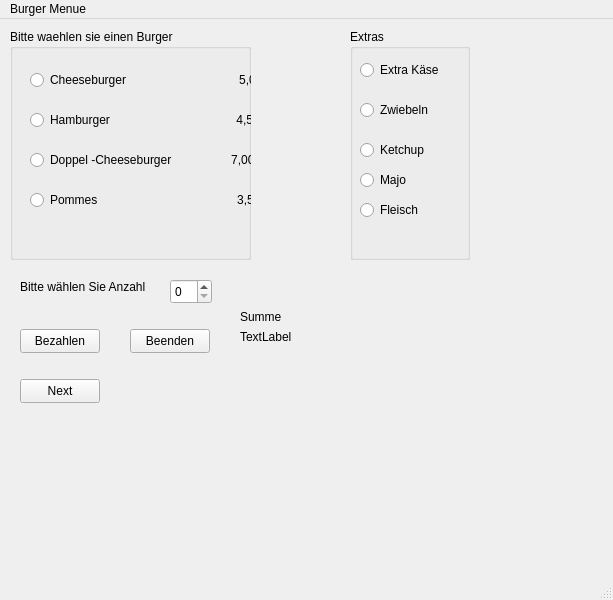
<?xml version="1.0" encoding="UTF-8"?>
<ui version="4.0">
 <class>MainWindow</class>
 <widget class="QMainWindow" name="MainWindow">
  <property name="geometry">
   <rect>
    <x>0</x>
    <y>0</y>
    <width>613</width>
    <height>600</height>
   </rect>
  </property>
  <property name="windowTitle">
   <string>MainWindow</string>
  </property>
  <widget class="QWidget" name="centralwidget">
   <widget class="QPushButton" name="Beenden">
    <property name="geometry">
     <rect>
      <x>130</x>
      <y>310</y>
      <width>80</width>
      <height>24</height>
     </rect>
    </property>
    <property name="text">
     <string>Beenden</string>
    </property>
   </widget>
   <widget class="QPushButton" name="pushButton">
    <property name="geometry">
     <rect>
      <x>20</x>
      <y>310</y>
      <width>80</width>
      <height>24</height>
     </rect>
    </property>
    <property name="text">
     <string>Bezahlen</string>
    </property>
   </widget>
   <widget class="QSpinBox" name="spinBox">
    <property name="geometry">
     <rect>
      <x>170</x>
      <y>260</y>
      <width>42</width>
      <height>25</height>
     </rect>
    </property>
   </widget>
   <widget class="QLabel" name="label_5">
    <property name="geometry">
     <rect>
      <x>240</x>
      <y>310</y>
      <width>301</width>
      <height>16</height>
     </rect>
    </property>
    <property name="text">
     <string>TextLabel</string>
    </property>
   </widget>
   <widget class="QLabel" name="label_2">
    <property name="geometry">
     <rect>
      <x>20</x>
      <y>260</y>
      <width>141</width>
      <height>16</height>
     </rect>
    </property>
    <property name="text">
     <string>Bitte wählen Sie Anzahl</string>
    </property>
   </widget>
   <widget class="QLabel" name="label_4">
    <property name="geometry">
     <rect>
      <x>240</x>
      <y>290</y>
      <width>61</width>
      <height>16</height>
     </rect>
    </property>
    <property name="text">
     <string>Summe</string>
    </property>
   </widget>
   <widget class="QGroupBox" name="groupBox">
    <property name="geometry">
     <rect>
      <x>10</x>
      <y>10</y>
      <width>241</width>
      <height>231</height>
     </rect>
    </property>
    <property name="title">
     <string>Bitte waehlen sie einen Burger </string>
    </property>
    <widget class="QRadioButton" name="radioButton">
     <property name="geometry">
      <rect>
       <x>20</x>
       <y>40</y>
       <width>221</width>
       <height>22</height>
      </rect>
     </property>
     <property name="text">
      <string>Cheeseburger                                  5,00</string>
     </property>
    </widget>
    <widget class="QRadioButton" name="radioButton_2">
     <property name="geometry">
      <rect>
       <x>20</x>
       <y>80</y>
       <width>221</width>
       <height>22</height>
      </rect>
     </property>
     <property name="text">
      <string>Hamburger                                      4,50</string>
     </property>
    </widget>
    <widget class="QRadioButton" name="radioButton_3">
     <property name="geometry">
      <rect>
       <x>20</x>
       <y>120</y>
       <width>221</width>
       <height>22</height>
      </rect>
     </property>
     <property name="text">
      <string>Doppel -Cheeseburger                  7,00</string>
     </property>
    </widget>
    <widget class="QRadioButton" name="radioButton_4">
     <property name="geometry">
      <rect>
       <x>20</x>
       <y>160</y>
       <width>221</width>
       <height>22</height>
      </rect>
     </property>
     <property name="text">
      <string>Pommes                                          3,50</string>
     </property>
    </widget>
   </widget>
   <widget class="QPushButton" name="Next">
    <property name="geometry">
     <rect>
      <x>20</x>
      <y>360</y>
      <width>80</width>
      <height>24</height>
     </rect>
    </property>
    <property name="text">
     <string>Next</string>
    </property>
   </widget>
   <widget class="QGroupBox" name="groupBox_2">
    <property name="geometry">
     <rect>
      <x>350</x>
      <y>10</y>
      <width>120</width>
      <height>231</height>
     </rect>
    </property>
    <property name="title">
     <string>Extras</string>
    </property>
    <widget class="QRadioButton" name="radioButton_5">
     <property name="geometry">
      <rect>
       <x>10</x>
       <y>30</y>
       <width>91</width>
       <height>22</height>
      </rect>
     </property>
     <property name="text">
      <string>Extra Käse</string>
     </property>
    </widget>
    <widget class="QRadioButton" name="radioButton_6">
     <property name="geometry">
      <rect>
       <x>10</x>
       <y>70</y>
       <width>91</width>
       <height>22</height>
      </rect>
     </property>
     <property name="text">
      <string>Zwiebeln</string>
     </property>
    </widget>
    <widget class="QRadioButton" name="radioButton_7">
     <property name="geometry">
      <rect>
       <x>10</x>
       <y>110</y>
       <width>91</width>
       <height>22</height>
      </rect>
     </property>
     <property name="text">
      <string>Ketchup</string>
     </property>
    </widget>
    <widget class="QRadioButton" name="radioButton_8">
     <property name="geometry">
      <rect>
       <x>10</x>
       <y>140</y>
       <width>91</width>
       <height>22</height>
      </rect>
     </property>
     <property name="text">
      <string>Majo</string>
     </property>
    </widget>
    <widget class="QRadioButton" name="radioButton_9">
     <property name="geometry">
      <rect>
       <x>10</x>
       <y>170</y>
       <width>91</width>
       <height>22</height>
      </rect>
     </property>
     <property name="text">
      <string>Fleisch </string>
     </property>
    </widget>
   </widget>
  </widget>
  <widget class="QMenuBar" name="menubar">
   <property name="geometry">
    <rect>
     <x>0</x>
     <y>0</y>
     <width>613</width>
     <height>21</height>
    </rect>
   </property>
   <widget class="QMenu" name="menuBurger_Menue">
    <property name="title">
     <string>Burger Menue</string>
    </property>
    <addaction name="actionDatei"/>
    <addaction name="actionBeenden"/>
   </widget>
   <addaction name="menuBurger_Menue"/>
  </widget>
  <widget class="QStatusBar" name="statusbar"/>
  <action name="actionDatei">
   <property name="text">
    <string>Datei</string>
   </property>
  </action>
  <action name="actionBeenden">
   <property name="text">
    <string>Beenden</string>
   </property>
  </action>
 </widget>
 <resources/>
 <connections>
  <connection>
   <sender>Beenden</sender>
   <signal>clicked()</signal>
   <receiver>MainWindow</receiver>
   <slot>close()</slot>
   <hints>
    <hint type="sourcelabel">
     <x>109</x>
     <y>282</y>
    </hint>
    <hint type="destinationlabel">
     <x>399</x>
     <y>299</y>
    </hint>
   </hints>
  </connection>
 </connections>
</ui>
